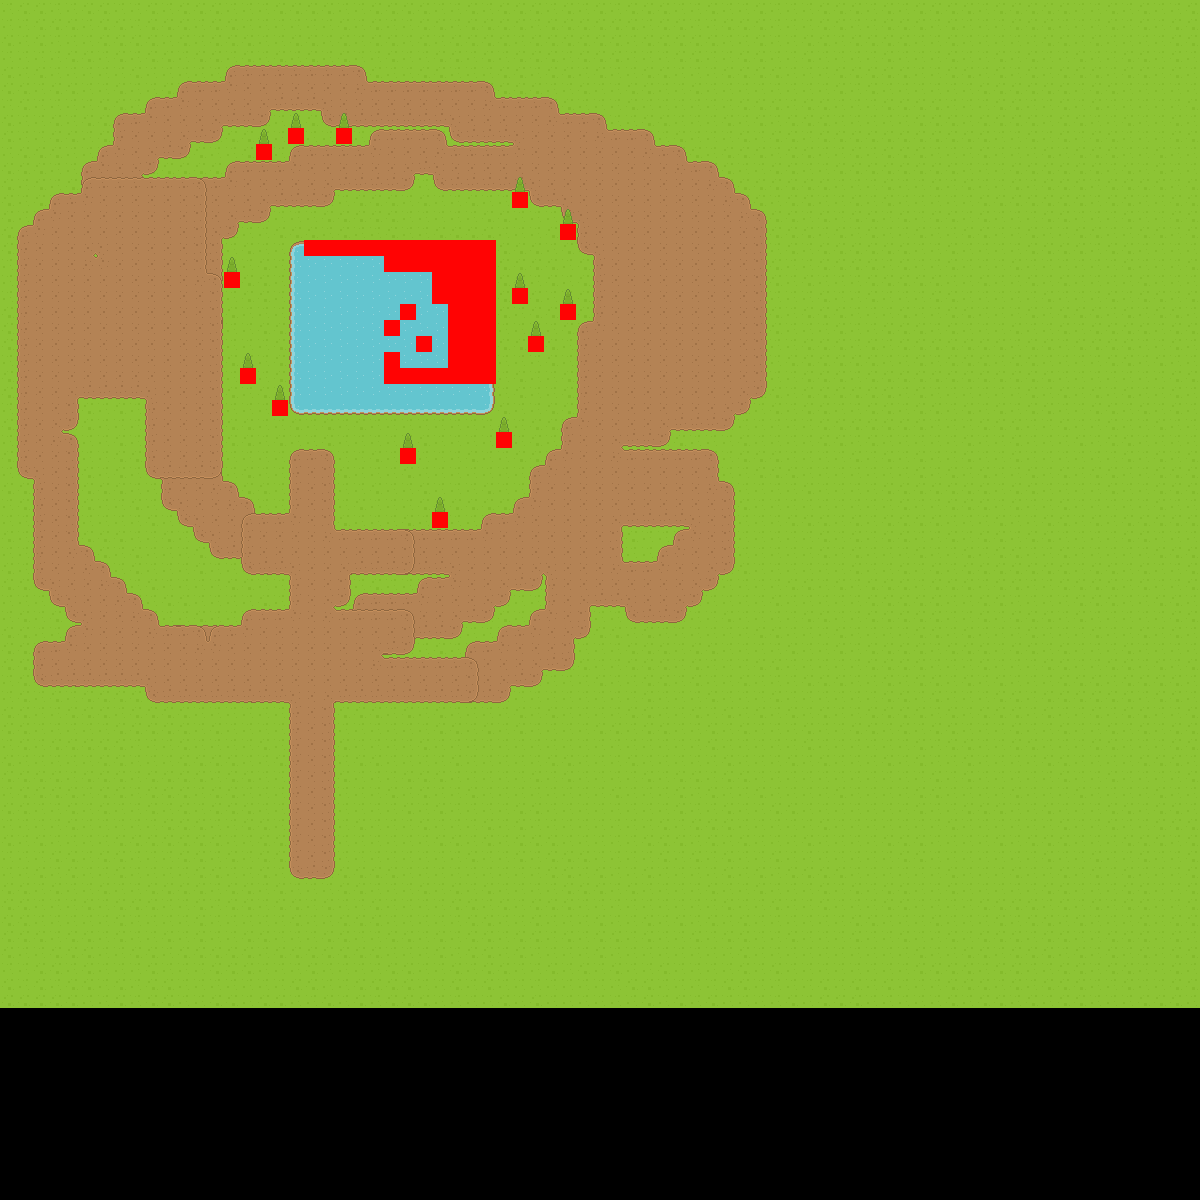

This is a level from a 2D game, rendered from its Tiled map with the project's own tilesets. A one-line summary and the map file follow, with tile-layer data summarised:
An orthogonal 75x75 tile map with 16x16 px tiles, 4 tile layers (Tile Layer 1, Tile Layer 2, Objects, Collision Layer), 2 tilesets and 5 objects.

<map version="1.0" orientation="orthogonal" renderorder="left-down" width="75" height="75" tilewidth="16" tileheight="16" nextobjectid="8">
 <properties>
  <property name="unity:scale" value=".0625" />
 </properties>
 <tileset firstgid="1" source="base tileset.tsx" />
 <tileset firstgid="1768" name="red_collision" tilewidth="16" tileheight="16" tilecount="1" columns="1">
  <image source="../../../Art/Spritesheet/red collision.png" width="16" height="16" />
  <tile id="0">
   <objectgroup draworder="index">
    <object id="0" x="-1.09091" y="-1.27273" width="17.9091" height="18.2727" />
   </objectgroup>
  </tile>
 </tileset>
 <layer name="Tile Layer 1" width="75" height="75">
  <data>[5625 cells, 4725 non-empty, 11 distinct tile ids]</data>
 </layer>
 <layer name="Tile Layer 2" width="75" height="75">
  <data>[5625 cells, 853 non-empty, 13 distinct tile ids]</data>
 </layer>
 <layer name="Objects" width="75" height="75">
  <properties>
   <property name="unity:sortingLayerName" value="WorldObjects" />
  </properties>
  <data>[5625 cells, 507 non-empty, 15 distinct tile ids]</data>
 </layer>
 <layer name="Collision Layer" width="75" height="75">
  <data>[5625 cells, 64 non-empty, 1 distinct tile ids]</data>
 </layer>
 <objectgroup name="Object Layer 1">
  <object id="4" x="548" y="14" width="155.5" height="24.5" />
  <object id="5" x="629.5" y="136" />
  <object id="6" x="645" y="335" width="27" height="80.5" />
  <object id="7" x="74" y="178" />
 </objectgroup>
</map>
